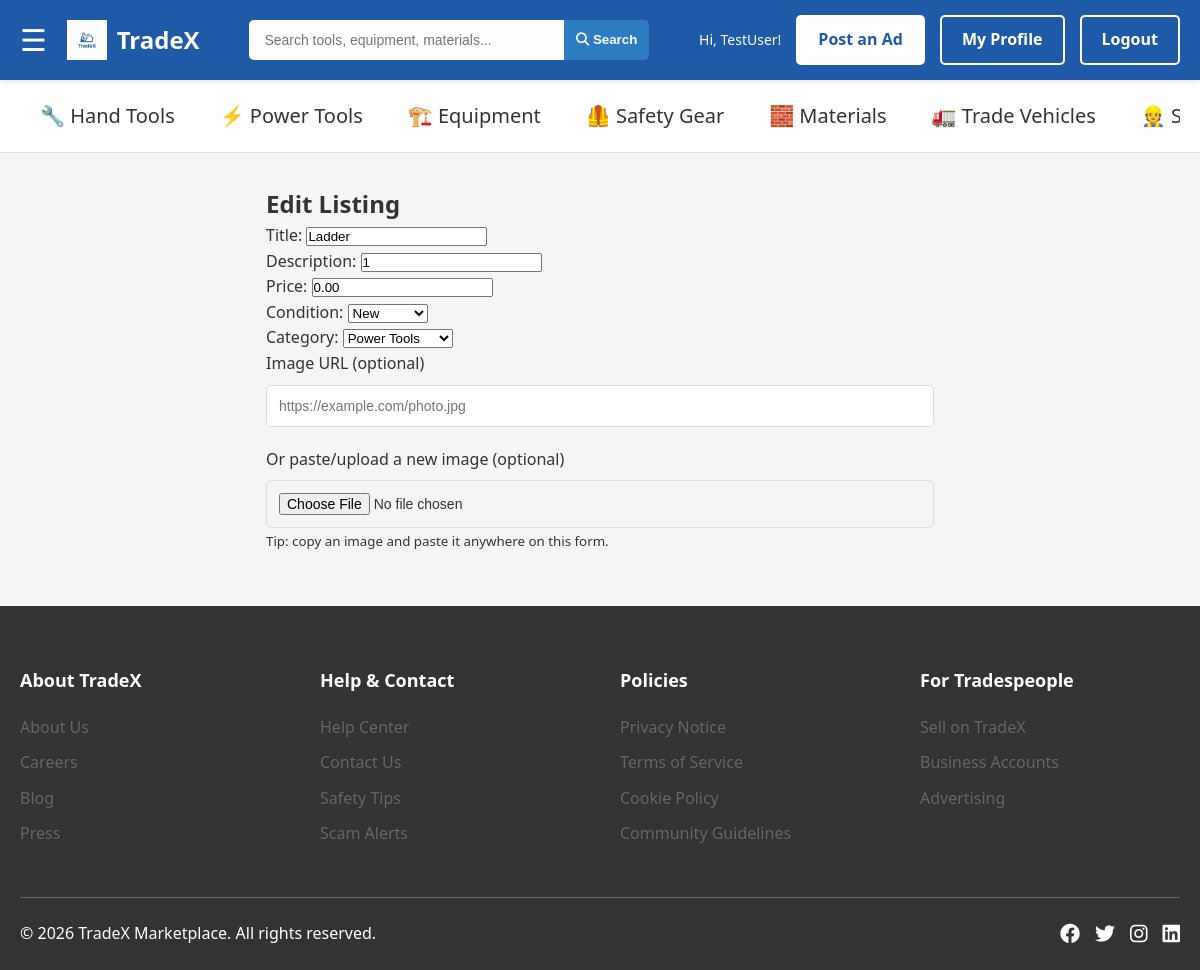
Screenshot of /editListing/16/ (signed in) with the database file from the repository.
### myapp/models.py (models this page shows, shortened)
class User(models.Model):
    username = models.CharField(max_length=50, unique=True)
    email = models.EmailField(unique=True)
    password_hash = models.CharField(max_length=255)
    profile_photo = models.ImageField(upload_to="profiles/", null=True, blank=True)
    credits_balance = models.IntegerField(default=0)
    created_at = models.DateTimeField(auto_now_add=True)

class Listing(models.Model):
    title = models.CharField(max_length=50)
    description = models.CharField(max_length=200)
    price = models.DecimalField(max_digits=20, decimal_places=2)
    createdDate = models.DateTimeField(auto_now_add=True)
    user = models.ForeignKey(User, on_delete=models.CASCADE)
    creditAccount = models.ForeignKey(CreditAccount, on_delete=models.CASCADE)
    location = models.ForeignKey(Location, on_delete=models.CASCADE)
    category = models.ForeignKey('Category', on_delete=models.CASCADE)
    condition = models.CharField(max_length=10, choices=MaterialCondition.choices)
    status = models.CharField(max_length=10, choices=ListingStatus.choices)
    credit_awarded_on_sale = models.BooleanField(default=False)

### myapp/views.py (the view)
# urls.py: path("editListing/<int:listing_id>/", views.edit_listing, name="edit_listing"),
def edit_listing(request, listing_id):
    discover_categories = _discover_categories_queryset()
    profile_user = _get_profile_user(request)
    if not profile_user:
        return redirect("login")
    listing = Listing.objects.filter(id=listing_id, user=profile_user).first()
    if not listing:
        return redirect("profile")
    if request.method == "POST":
        form = CreateListingForm(request.POST, instance=listing)
        form.fields["category"].queryset = discover_categories
        if form.is_valid():
            updated_listing = form.save()
            image_url = request.POST.get("image_url", "").strip()
            if image_url:
                primary_photo = updated_listing.photo_set.filter(isPrimary=True).first()
                if primary_photo:
                    primary_photo.image_url = image_url
                    primary_photo.category = updated_listing.category
                    primary_photo.save(update_fields=["image_url", "category"])
                else:
                    Photo.objects.create(
                        image_url=image_url,
                        listing=updated_listing,
                        category=updated_listing.category,
                        isPrimary=True,
                    )
            return redirect("profile")
    else:
        form = CreateListingForm(instance=listing)
        form.fields["category"].queryset = discover_categories
    primary_photo = listing.photo_set.filter(isPrimary=True).first()
    return render(
        request,
        "listings/edit_listing.html",
        {
            **get_nav_context(request),
            "form": form,
            "listing": listing,
            "image_url": primary_photo.image_url if primary_photo else "",
        },
    )

### myapp/forms.py
class CreateListingForm(forms.ModelForm):
    def __init__(self, *args, **kwargs):
        super().__init__(*args, **kwargs)
        self.fields["category"].queryset = self.fields["category"].queryset.order_by("name")
    class Meta:
        model = Listing
        fields = ["title", "description", "price", "condition", "category"]

### myapp/models.py (called while the page is built)
    def __str__(self):
        return f"{self.name}"

### myapp/views.py (called while the page is built)
def _discover_categories_queryset(with_counts=False):
    for category_name in DISCOVER_CATEGORY_NAMES:
        Category.objects.get_or_create(name=category_name)
    custom_order = Case(
        *[When(name=name, then=position) for position, name in enumerate(DISCOVER_CATEGORY_NAMES)],
        output_field=IntegerField(),
    )
    queryset = Category.objects.filter(name__in=DISCOVER_CATEGORY_NAMES).annotate(sort_order=custom_order)
    if with_counts:
        queryset = queryset.annotate(listing_count=Count("listing"))
    return queryset.order_by("sort_order")

def _get_profile_user(request):
    user_id = request.session.get("user_id")
    profile_user = None
    if user_id:
        profile_user = User.objects.filter(id=user_id).first()
    if not profile_user and request.user.is_authenticated:
        profile_user = User.objects.filter(username=request.user.username).first()
        if profile_user:
            request.session["user_id"] = profile_user.id
    return profile_user

def get_nav_context(request):
    user_id = request.session.get("user_id")
    user = None
    if user_id:
        try:
            user = User.objects.get(id=user_id)
        except User.DoesNotExist:
            pass
    return {"user_id": user_id, "user": user}

### myapp/templates/listings/edit_listing.html (shortened to what this page needs)
{% load static %}
<!DOCTYPE html>
<html lang="en">
<head>
    <link rel="stylesheet" href="{% static 'home/home.css' %}">
    <link rel="stylesheet" href="{% static 'styles/styles.css' %}">
    <link rel="stylesheet" href="https://cdnjs.cloudflare.com/ajax/libs/font-awesome/6.4.0/css/all.min.css">
</head>
<body>
    <nav class="navbar">
        <div class="nav-container">
            <span id="openNavBtn" style="font-size:30px;cursor:pointer;color:white;">&#9776;</span>
            <a href="{% url 'home' %}" class="logo">
                <img src="{% static 'images/tradex-logo.png' %}" alt="TradeX Logo">
                <span>TradeX</span>
            </a>
            <form class="search-bar" method="GET" action="{% url 'products' %}">
                <input type="text" name="q" placeholder="Search tools, equipment, materials..." value="{{ search_query }}">
                <button type="submit" class="search-btn"><i class="fas fa-search"></i> Search</button>
            </form>
            <div class="nav-actions">
                {% if user_id %}
                    <span class="user-greeting">Hi, {{ user.username }}!</span>
                    <a href="{% url 'create_listing' %}" class="btn btn-primary">Post an Ad</a>
                    <a href="{% url 'profile' %}" class="btn btn-secondary">My Profile</a>
                    <a href="{% url 'logout' %}" class="btn btn-outline">Logout</a>
                {% else %}
                    <a href="{% url 'create_listing' %}" class="btn btn-primary">Post an Ad</a>
                    <a href="{% url 'register' %}" class="btn btn-secondary">Sign Up</a>
                    <a href="{% url 'login' %}" class="btn btn-outline">Login</a>
                {% endif %}
            </div>
        </div>
    </nav>
    <nav class="category-nav">
        <div class="nav-container">
            <ul class="category-list">
                <li><a href="{% url 'products' %}?category=hand-tools">🔧 Hand Tools</a></li>
                <li><a href="{% url 'products' %}?category=power-tools">⚡ Power Tools</a></li>
                <li><a href="{% url 'products' %}?category=equipment">🏗️ Equipment</a></li>
                <li><a href="{% url 'products' %}?category=safety-gear">🦺 Safety Gear</a></li>
                <li><a href="{% url 'products' %}?category=materials">🧱 Materials</a></li>
                <li><a href="{% url 'products' %}?category=vehicles">🚛 Trade Vehicles</a></li>
                <li><a href="{% url 'products' %}?category=services">👷 Services</a></li>
            </ul>
        </div>
    </nav>
    <main class="main-div" style="padding:2rem 1rem;max-width:700px;margin:0 auto;">
        <div class="register-container">
            <div class="inner-div">
                <h2>Edit Listing</h2>
                <form method="POST" id="listing-form">
                    <p>{{ form.title.label_tag }} {{ form.title }}</p>
                    <p>{{ form.description.label_tag }} {{ form.description }}</p>
                    <p>{{ form.price.label_tag }} {{ form.price }}</p>
                    <p>{{ form.condition.label_tag }} {{ form.condition }}</p>
                    <p>{{ form.category.label_tag }} {{ form.category }}</p>
                    <div class="form-group">
                        <label for="id_image_url_input">Image URL (optional)</label>
                        <input type="url" id="id_image_url_input" value="{{ image_url }}" placeholder="https://example.com/photo.jpg">
                    </div>
                    <div class="form-group">
                        <label for="id_image_file">Or paste/upload a new image (optional)</label>
                        <input type="file" id="id_image_file" accept="image/*">
                        <small>Tip: copy an image and paste it anywhere on this form.</small>
                    </div>
                </form>
            </div>
        </div>
    </main>
    <footer class="footer">
        <div class="container">
            <div class="footer-grid">
                <div class="footer-section">
                    <h4>About TradeX</h4>
                    <ul>
                        <li><a href="#">About Us</a></li>
                        <li><a href="#">Careers</a></li>
                        <li><a href="#">Blog</a></li>
                        <li><a href="#">Press</a></li>
                    </ul>
                </div>
                <div class="footer-section">
                    <h4>Help & Contact</h4>
                    <ul>
                        <li><a href="#">Help Center</a></li>
                        <li><a href="#">Contact Us</a></li>
                        <li><a href="#">Safety Tips</a></li>
                        <li><a href="#">Scam Alerts</a></li>
                    </ul>
                </div>
                <div class="footer-section">
                    <h4>Policies</h4>
                    <ul>
                        <li><a href="#">Privacy Notice</a></li>
                        <li><a href="#">Terms of Service</a></li>
                        <li><a href="#">Cookie Policy</a></li>
                        <li><a href="#">Community Guidelines</a></li>
                    </ul>
                </div>
                <div class="footer-section">
                    <h4>For Tradespeople</h4>
                    <ul>
                        <li><a href="{% url 'create_listing' %}">Sell on TradeX</a></li>
                        <li><a href="#">Business Accounts</a></li>
                        <li><a href="#">Advertising</a></li>
                    </ul>
                </div>
            </div>
            <div class="footer-bottom">
                <p>&copy; {% now "Y" %} TradeX Marketplace. All rights reserved.</p>
                <div class="social-links">
                    <a href="#"><i class="fab fa-facebook"></i></a>
                    <a href="#"><i class="fab fa-twitter"></i></a>
                    <a href="#"><i class="fab fa-instagram"></i></a>
                    <a href="#"><i class="fab fa-linkedin"></i></a>
                </div>
            </div>
        </div>
    </footer>
</body>
</html>
</html>

### myapp/static/home/home.css (style rules this page uses)
* { margin: 0; padding: 0; box-sizing: border-box; }
body { font-family: 'Segoe UI', Tahoma, Geneva, Verdana, sans-serif; background-color: var(--light-gray); color: var(--dark-gray); line-height: 1.6; }
.container { max-width: 1200px; margin: 0 auto; padding: 0 20px; }
.category-nav { background-color: var(--white); border-bottom: 1px solid var(--border-color); padding: 10px 0; overflow-x: auto; }
.category-list { display: flex; list-style: none; justify-content: space-evenly; overflow-x: auto; font-size: 1.25rem; gap: 20px; }
.category-list li a { display: block; padding: 10px 20px; text-decoration: none; color: var(--dark-gray); border-radius: 5px; white-space: nowrap; }
.form-group { margin-bottom: 20px; }
.form-group label { display: block; margin-bottom: 8px; color: var(--dark-gray); font-weight: 500; }
.form-group input { width: 100%; padding: 12px; border: 1px solid var(--border-color); border-radius: 5px; font-size: 14px; }

### myapp/static/styles/styles.css (style rules this page uses)
:root { --primary-blue: #1E5AA8; --secondary-blue: #2D7BC0; --light-blue: #E8F1F8; --white: #FFFFFF; --dark-gray: #333333; --medium-gray: #666666; --light-gray: #F5F5F5; --border-color: #DDDDDD; }
.nav-container { max-width: 1400px; margin: 0 auto; padding: 0 20px; display: flex; align-items: center; justify-content: space-between; }
.navbar { background-color: var(--primary-blue); padding: 15px 0; position: sticky; top: 0; z-index: 1000; box-shadow: 0 2px 5px rgba(0,0,0,0.1); }
.logo { display: flex; align-items: center; gap: 10px; text-decoration: none; color: var(--white); font-size: 24px; font-weight: bold; }
.logo img { height: 40px; width: auto; }
.search-bar { display: flex; flex: 1; max-width: 400px; margin: 0 30px; }
.search-bar input { flex: 1; padding: 12px 15px; border: none; border-radius: 5px 0 0 5px; font-size: 14px; outline: none; }
.search-btn { padding: 4px 12px; background-color: var(--secondary-blue); color: var(--white); border: none; border-radius: 0 5px 5px 0; cursor: pointer; font-weight: bold; }
.nav-actions { display: flex; align-items: center; gap: 15px; }
.user-greeting { color: var(--white); font-size: 14px; }
.category-nav { background-color: var(--white); border-bottom: 1px solid var(--border-color); padding: 10px 0; }
.category-list { display: flex; list-style: none; gap: 5px; overflow-x: auto; }
.category-list li a { display: block; padding: 10px 20px; text-decoration: none; color: var(--dark-gray); border-radius: 5px; white-space: nowrap; }
.btn { padding: 10px 20px; border-radius: 5px; text-decoration: none; font-weight: bold; cursor: pointer; transition: all 0.3s ease; display: inline-block; border: 2px solid transparent; }
.btn-primary { background-color: var(--white); color: var(--primary-blue); }
.btn-secondary { background-color: transparent; color: var(--white); border: 2px solid var(--white); }
.btn-outline { background-color: transparent; color: var(--white); border: 2px solid var(--white); }
.footer { background-color: var(--dark-gray); color: var(--white); padding: 60px 0 20px; }
.footer-grid { display: grid; grid-template-columns: repeat(auto-fit, minmax(200px, 1fr)); gap: 40px; margin-bottom: 40px; }
.footer-section h4 { margin-bottom: 20px; color: var(--white); font-size: 18px; }
.footer-section ul { list-style: none; }
.footer-section ul li { margin-bottom: 10px; }
.footer-section ul li a { color: var(--medium-gray); text-decoration: none; transition: color 0.3s ease; }
.footer-bottom { display: flex; justify-content: space-between; align-items: center; padding-top: 20px; border-top: 1px solid var(--medium-gray); }
.social-links { display: flex; gap: 15px; }
.social-links a { color: var(--white); font-size: 20px; transition: color 0.3s ease; }

### rows the page displays
User: username "TestUser"
Listing: title "Ladder", description "1", price "0.00", condition "New", category "Power Tools"
